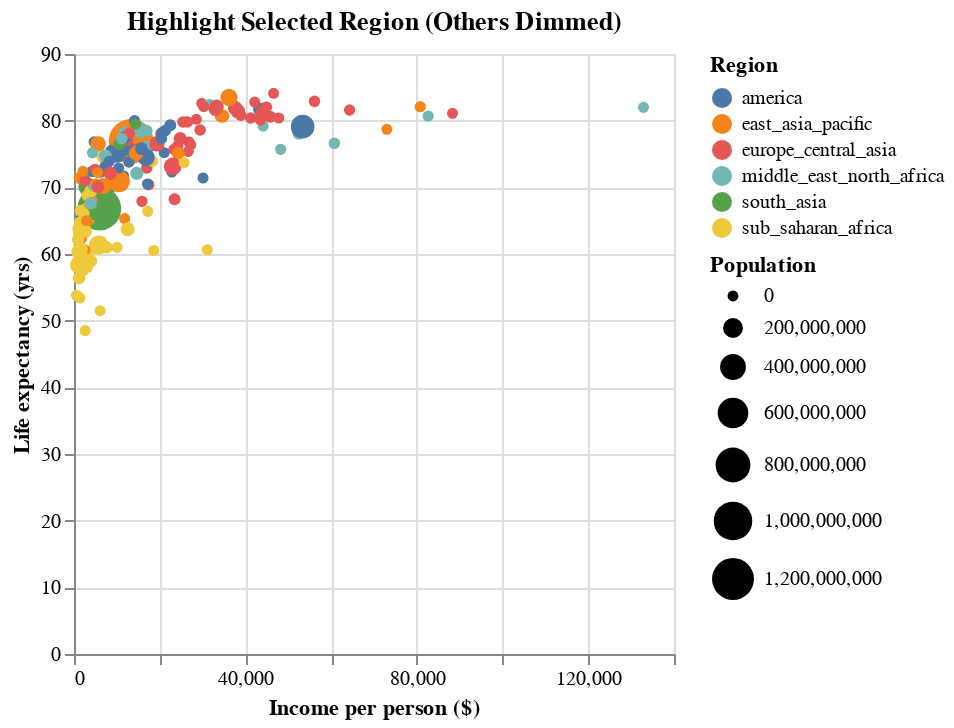

The notebook cell this image was saved under:
### Markdown cell above
### Part 1.4 Data binding (10 points)

Modified on the part 1.1 figure, instead of the using the legend, now include a radio button on the region such that each selection only highlights one region and make the other points to be grey. Also add the selection to the opacity such that only the selected region has a opacity value 1 while the other are 0.1. The default option should be "All".

### Code cell
# dropdown w/ all regions + ckosen
region_options = ['All'] + sorted(df['region'].unique())

# dropdown to parameter
region_filter = alt.param(
    name='RegionSelect',
    bind=alt.binding_select(options=region_options, name='Region: '),
    value='All'
)

# opacity for chosen region
opacity = alt.condition(
    "(RegionSelect == 'All') || (datum.region == RegionSelect)",
    alt.value(1),
    alt.value(0.1)
)

# chart w/ parameter
(alt.Chart(df).mark_circle().encode(
    x=alt.X("income", title="Income per person ($)"),
    y=alt.Y("health", title="Life expectancy (yrs)"),
    color=alt.Color("region", title="Region"),
    opacity=opacity,
    size=alt.Size("population", scale=alt.Scale(range=[30, 500]), title="Population"),
    tooltip=["country", "region", "income", "health", "population"])
    .add_params(region_filter)
    .properties(title="Highlight Selected Region (Others Dimmed)"))

### Figure 1 — Vega-Lite specification as saved in the notebook (floating-point values rounded to 4 significant figures; data arrays with more than 128 entries replaced by an {"elided": "..."} marker saying what was removed)
{"config": {"view": {"continuousWidth": 300, "continuousHeight": 300}}, "data": {"name": "data-0cccb53798da4802be2d0e8a4b32b4c1"}, "mark": {"type": "circle"}, "encoding": {"color": {"field": "region", "title": "Region", "type": "nominal"}, "opacity": {"condition": {"test": "(RegionSelect == 'All') || (datum.region == RegionSelect)", "value": 1}, "value": 0.1}, "size": {"field": "population", "scale": {"range": [30, 500]}, "title": "Population", "type": "quantitative"}, "tooltip": [{"field": "country", "type": "nominal"}, {"field": "region", "type": "nominal"}, {"field": "income", "type": "quantitative"}, {"field": "health", "type": "quantitative"}, {"field": "population", "type": "quantitative"}], "x": {"field": "income", "title": "Income per person ($)", "type": "quantitative"}, "y": {"field": "health", "title": "Life expectancy (yrs)", "type": "quantitative"}}, "params": [{"name": "RegionSelect", "bind": {"input": "select", "options": ["All", "america", "east_asia_pacific", "europe_central_asia", "middle_east_north_africa", "south_asia", "sub_saharan_africa"], "name": "Region: "}, "value": "All"}], "title": "Highlight Selected Region (Others Dimmed)", "$schema": "https://vega.github.io/schema/vega-lite/v5.20.1.json", "datasets": {"data-0cccb53798da4802be2d0e8a4b32b4c1": {"elided": "187 records"}}}
